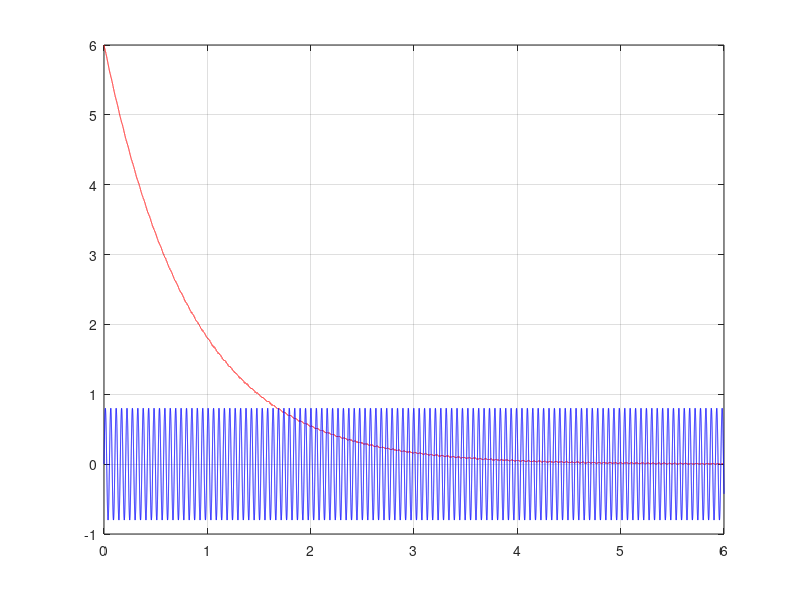

Reproduce this figure in MATLAB.
function edo_armonica

    p = 1.2;
    Dt = 6.25E-5;
    fs = 16000;
    NDt = fs*6;

    #A=4;
    #w=5;
    A = 4/5;
    w = 120;


    f = @ (t,y) A*sin(w*t) - p * y;

    t = zeros(NDt, 1);
    y = zeros(NDt, 1);
    g = zeros(NDt, 1);

    t(1)=0;
    y(1)=6;
    #y(1)=0.1;
    g(1)=0;
    for j=1:NDt - 1
        k1 = Dt * f(t(j),y(j));
        t(j+1) = t(j) + Dt;
        y(j+1) = y(j) + k1;
        g(j+1) = A*sin(w*t(j));
    endfor

    figure(1)
    plot(t,y,'r')
    hold on
    plot(t,g,'b')
    grid on



endfunction
